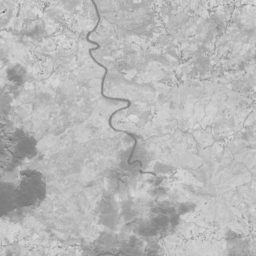
#> input picture Task_1/labels/S2A_MSIL2A_20171025T150721_N0500_R082_T19QGA_20230910T203157.SAFE_ndvi_103.tiff, 256 x 256 px, found by its file name; its folder holds 4 pictures in this run
$ python perceptronV2.py
#> lines starting #> are read from the running program, lines starting #| are printed output that depends on the picture; pictures that were not available may be replaced by others from this repository, and a replacement may not be noted
### Notebooks/CE/Task_2/svm_feature_selection.py
import numpy as np
import tifffile
import os
#from collections import Counter

sample_folder = "C:/Users/Carlos Escobar/Desktop/CLASSES/PandaHat Adversarial/Task_1/samples"
sample = [i for i in os.listdir(sample_folder) if i.endswith(".tiff") or i.endswith(".tif")]
label_folder = "C:/Users/Carlos Escobar/Desktop/CLASSES/PandaHat Adversarial/Task_1/labels"
labels = [h for h in os.listdir(label_folder) if h.endswith(".tiff") or h.endswith(".tif")]

def min_max_finder(labels):
	#Searching for min and max in scaled NDVI values
	min_val = float('inf')
	max_val = float('-inf')

	for label_img in labels:
		img = tifffile.imread(f"{label_folder}/{label_img}")
#> img is the input picture: shape (256, 256); min 98, max 220, mean 183.7
		current_min = np.min(img)
#> current_min = 98
		current_max = np.max(img)
#> current_max = 220

		if current_min < min_val:
			min_val = current_min
#> min_val = 98
		if current_max > max_val:
			max_val = current_max
#> max_val = 220
#> pass 2 of the loop in min_max_finder, `for label_img in labels:`:
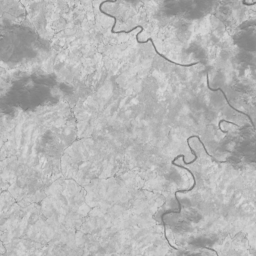
#> input picture Task_1/labels/S2A_MSIL2A_20171025T150721_N0500_R082_T19QGA_20230910T203157.SAFE_ndvi_114.tiff, 256 x 256 px, found by its file name
#> in min_max_finder, img is the input picture: shape (256, 256); min 104, max 221, mean 181.2
#> current_min = 104
#> current_max = 221
#> pass 3 of the loop in min_max_finder, `for label_img in labels:`:
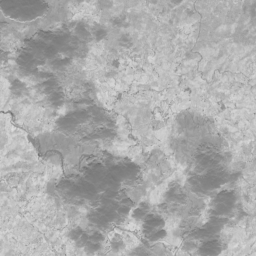
#> input picture Task_1/labels/S2A_MSIL2A_20171025T150721_N0500_R082_T19QGA_20230910T203157.SAFE_ndvi_116.tiff, 256 x 256 px, found by its file name
#> in min_max_finder, img is the input picture: shape (256, 256); min 106, max 223, mean 170.3
#> current_min = 106
#> current_max = 223
#> the loop made 4 passes; the first 3 are shown

	return min_val, max_val

def ndvi_normalization(labels):
	#Normalization for NDVI values of labels img pixels
	NDVI_Values = []
	min_val, max_val = min_max_finder(labels)
#> min_val = 98; max_val = 223

	for label_img in labels:
		img = tifffile.imread(f"{label_folder}/{label_img}").astype(float)
#> img: shape (256, 256) float64; min 98, max 220, mean 183.7
			#Ensuring NDVI value [-1,1]
		normalized_NDVI = ((img - min_val)/(max_val - min_val)) * 2-1
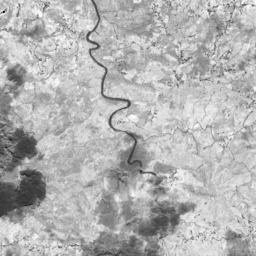
#> normalized_NDVI: shape (256, 256) float64; min -1, max 0.952, mean 0.372; drawn with min black and max white
		normalized_NDVI = np.clip(normalized_NDVI, -1,1)

		NDVI_Values.append(normalized_NDVI)
#> pass 2 of the loop in ndvi_normalization, `for label_img in labels:`:
#> in ndvi_normalization, `normalized_NDVI = ((img - min_val)/(max_val - min_val)) * 2-1`:
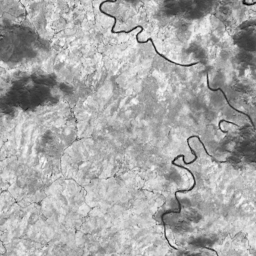
#> normalized_NDVI: shape (256, 256) float64; min -0.904, max 0.968, mean 0.331; drawn with min black and max white
#> pass 3 of the loop in ndvi_normalization, `for label_img in labels:`:
#> in ndvi_normalization, `normalized_NDVI = ((img - min_val)/(max_val - min_val)) * 2-1`:
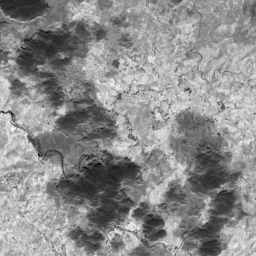
#> normalized_NDVI: shape (256, 256) float64; min -0.872, max 1, mean 0.156; drawn with min black and max white
#> the loop made 4 passes; the first 3 are shown
	return NDVI_Values

NDVI_list = ndvi_normalization(labels)

def feature_selection(NDVI_list):
	X = []
	y = []
	for ndvi in NDVI_list:
		mean = np.mean(ndvi)
		std = np.std(ndvi)
		X.append([mean, std])
		if mean > 0.5 and std < mean:
			y.append(1)
		else:
			y.append(0)
	X = np.array(X)
	y = np.array(y)

	return X,y

X,y = feature_selection(NDVI_list)
	# [6 lines of commented-out code are left out]

### Notebooks/CE/Task_2/perceptronV2.py
import numpy as np
from svm_feature_selection import X, y
from sklearn.metrics import confusion_matrix, classification_report
from sklearn.model_selection import train_test_split
import seaborn as sns
import pandas as pd
import matplotlib.pyplot as plt

class Perceptron:
	def __init__(self, features, learning_rate = 0.1, epochs = 50):

		self.features = features
		self.learning_rate = learning_rate
		self.epochs = epochs
		self.weights = np.zeros(features)
		self.bias = 0.01

	def predict(self, x):
		x = np.array(x)
		preds = []

		if x.ndim == 1:
			prediction = np.dot(x, self.weights) + self.bias
			return 1 if prediction > 0 else 0
		else:
			for xi in x:

				prediction = np.dot(xi, self.weights) + self.bias
				preds.append(1 if prediction > 0 else 0)
			return np.array(preds)

	def fit(self, X, y):

		for i in range(self.epochs):
			for xi, yval in zip(X, y):
				prediction = self.predict(xi)
				error = yval - prediction

				self.weights += self.learning_rate * error * xi
				self.bias += self.learning_rate * error


X, y = X, y
p = Perceptron(2)
p.fit(X, y)
ypred = p.predict(X)
# [6 lines of commented-out code are left out]
print(confusion_matrix(y, ypred))
print(classification_report(y, ypred))
'''
vals = pd.DataFrame({'NDVI-Mean': X[:, 0],
			'NDVI-STD': X[:, 1],
			'True': y,
			'Predicted':ypred
		})

sns.scatterplot(data=vals,
		x='NDVI-Mean',
		y='NDVI-STD',
		hue='Predicted',
		style='True',
		palette={0: 'red', 1: 'green'},
		alpha=0.7
	)

plt.title('Preds vs True Vals')
plt.xlabel('NDVI-Mean')
plt.ylabel('NDVI-STD')

w = p.weights
b = p.bias
x0 = -b/w[0]
plt.axvline(x=x0, color='blue', linestyle='--', label=f'Boundary (x={x0:.3f})')
plt.legend()
plt.savefig('ndvi_perceptron_boundary.png', dpi=300, bbox_inches='tight')
plt.close()

#print(f"weights: {w}\n bias: {b}\nPrediction: {ypred}")
'''
